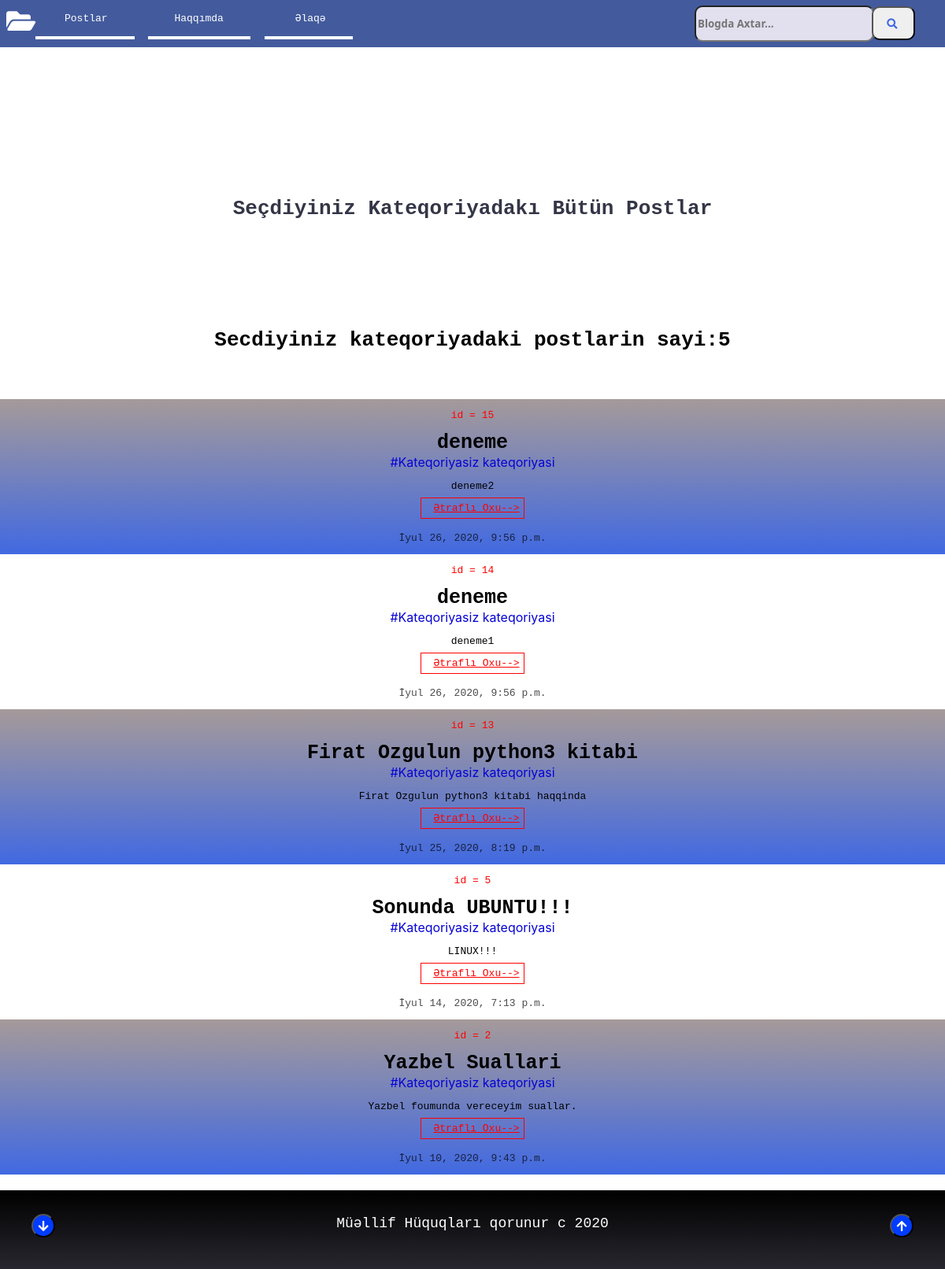
Screenshot of /kategoriya/Kateqoriyasiz with the database file from the repository.
### post/models.py (models this page shows, shortened)
class post(models.Model):
    baslik = models.CharField(max_length=40)
    kategori = models.CharField(max_length=30,default="Kateqoriyasiz")
    metin = RichTextField()
    aciklama = models.TextField()
    tarih = models.DateTimeField(default = simdi)
    resim = models.FileField(blank=True,null=True)
    class Meta:
        ordering=['-id']

### post/views.py (the view)
# urls.py: url(r'^kategoriya/(?P<kategori>\w+)$',kategoriya),
def kategoriya(request,kategori):
    kategorilipost = post.objects.filter(kategori=kategori)
    katsayi = len(kategorilipost)
    context = {
        'kategorilipost':kategorilipost,
        'katsayi':katsayi
    }
    return render(request,"kategori.html",context)

### templates/kategori.html (shortened to what this page needs)
<!DOCTYPE html>
<html lang="az">
<head>
</head>
<body>
    {% extends 'bos.html' %}
    {% block body %}
    <div class="suan" title="Seçdiyiniz Kateqoriyadakı Bütün Postlar">
        <h1 class="suan2">Seçdiyiniz Kateqoriyadakı Bütün Postlar</h1>
    </div>
    <div id="sayi">
        <h1>Secdiyiniz kateqoriyadaki postlarin sayi:{{katsayi}}</h1>
    </div>
    <div class="genel">
    {% for birkategorilipost in kategorilipost %}
    <div class="genel2" title="{{birkategorilipost.baslik}}">
        <div class="id" title="postun ID-si = {{birkategorilipost.id}}">
            <p>id = {{birkategorilipost.id}}</p>
        </div>
        <div class="baslik">
            <b><a href="postlar/detallar/{{birkategorilipost.id}}">{{birkategorilipost.baslik}}</a></b>
        </div>
        <div class="kateqoriya">
            <span class="katspan" title="#{{birkategorilipost.kategori}} kateqoriyasi"><a href="/kategoriya/{{birkategorilipost.kategori}}">#{{birkategorilipost.kategori}} kateqoriyasi</a></span>
        </div>
        <p>{{birkategorilipost.aciklama}}</p>
        <div class="aciklama">
            <a href="/detallar/{{birkategorilipost.id}}" title="Ətrafli Oxu" class="etrafli2">Ətraflı Oxu--></a>
        </div>
        <div class="tarih">
            <p class="tarih2" title="Postun atilma tarixi:{{birkategorilipost.tarih}}">{{birkategorilipost.tarih}}</p>
        </div>
    </div>
    {% endfor %}
</div>
<div> <i class="fas fa-folder-open" id="home"></i></div>
<button class="yukarigit"><a href="#top"><i class="fas fa-arrow-up"></i></a></button>
<button class="asagigit"><a href="#footer"><i class="fas fa-arrow-down"></i></a></button>
    {% endblock %}

### templates/bos.html (shortened to what this page needs)
{% load static %}
<!DOCTYPE html>
<html lang="az">
<head>
    <link rel="stylesheet" href="https://use.fontawesome.com/releases/v5.6.3/css/all.css">
</head>
<body>
<div class="menu">
    <ul>
        <li><a href="/" onclick="degisana()">Postlar</a></li>
        <li><a href="/hakkimda"  onclick="degishak()">Haqqımda</a></li>
        <li><a href="/iletisim"  onclick="degisilet()">Əlaqə</a></li>
    </ul>
    <form role="search" method="GET" action="" value="{{ request.GET.sorgu }}">
    <input type="text" placeholder="Blogda Axtar..." name="sorgu" id="inputalani">
    <button type="submit" id="axtar" title="Blogda Axtar"><i class="fas fa-search"></i></button>
    </form>
</div>
{% block body %}
{% endblock %}
<div class="footer" title="Müəllif Hüquqları qorunur" id="footer"><span class="footerspan">Müəllif Hüquqları qorunur c 2020</span></div>
</body>
</html>

### templates/bos.html (style rules this page uses)
#inputalani { position: absolute; top: 7px; right: 90px; border-radius: 10px; width: 220px; height: 40px; outline: none; background-color: rgb(226, 224, 238); font-family: 'Segoe UI', Tahoma, Geneva, Verdana, sans-serif; color: royalblue; font-weight: bolder; }
#axtar { position: absolute; top: 8px; right: 38px; height: 43px; width: 55px; border-radius: 10px; outline: none; color: royalblue; letter-spacing: 3px; font-family: 'Segoe UI', Tahoma, Geneva, Verdana, sans-serif; font-weight: bolder; }
.menu { background: rgba(21, 51, 133, 0.8); width: 100%; height: 60px; position: fixed; top: 0px; }
.menu ul li { list-style: none; display: inline-block; }
.menu ul li a { text-decoration: none; padding: 15px; padding-right: 34px; margin: 0px 5px; color: white; transition: all .5s ease-in-out; border-bottom: 4px solid white; }
#home { font-size: 33px; color: white; position: fixed; left: 8px; top: 10px; opacity: 1; }
body { padding: 0px; margin: 0px; font-family: monospace; margin-top: 100px; }
#sayi { width: 100%; height: 90px; text-align: center; color: black; background-color: white; }
.yukarigit { height: 30px; width: 30px; border-radius: 15px; background-color: rgb(0, 60, 255); position: fixed; right: 40px; bottom: 40px; outline: none; font-size: 15px; }
.yukarigit a { text-decoration: none; color: white; }
.asagigit { height: 30px; width: 30px; border-radius: 15px; background-color: rgb(0, 60, 255); position: fixed; left: 40px; bottom: 40px; outline: none; font-size: 15px; }
.asagigit a { text-decoration: none; color: white; }
.genel .genel2:nth-child(odd) { background:linear-gradient(rgb(165, 154, 154),royalblue); }
.suan2 { color: rgb(52, 54, 71); text-align: center; position: relative; top: 50px; }
.tarih2 { color: rgb(0, 0, 0); cursor: default; opacity: .7; }
.baslik a { text-decoration: none; color: black; font-size: 25px; }
.id { color: red; }
.genel .genel2 { display: flex; flex-direction: column; align-items: center; }
.suan { height: 200px; width: 100%; margin-top: 200px; }
.aciklama a { padding-left: 15px; text-decoration: underline; color: red; }
.footer { height: 100px; width: 100%; text-align: center; font-size: 18px; background:linear-gradient(black,rgb(40, 39, 47)) ; color:white; margin-top: 20px; }
.footerspan { position: relative; top: 32px; }
.kateqoriya { font-family:-apple-system, BlinkMacSystemFont, 'Segoe UI', Roboto, Oxygen, Ubuntu, Cantarell, 'Open Sans', 'Helvetica Neue', sans-serif; }
.katspan a { text-decoration: none; color: rgb(7, 3, 214); }
.etrafli2 { border: 1px solid red; padding: 5px; transition: all .6s ease-in-out; text-decoration: none; }
.aciklama { margin-bottom: 10px; }

### rows the page displays
post: id "15", baslik "deneme", kategori "Kateqoriyasiz", aciklama "deneme2", tarih "İyul 26, 2020, 9:56 p.m."
post: id "14", baslik "deneme", kategori "Kateqoriyasiz", aciklama "deneme1", tarih "İyul 26, 2020, 9:56 p.m."
post: id "13", baslik "Firat Ozgulun python3 kitabi", kategori "Kateqoriyasiz", aciklama "Firat Ozgulun python3 kitabi haqqinda", tarih "İyul 25, 2020, 8:19 p.m."
post: id "5", baslik "Sonunda UBUNTU!!!", kategori "Kateqoriyasiz", aciklama "LINUX!!!", tarih "İyul 14, 2020, 7:13 p.m."
post: id "2", baslik "Yazbel Suallari", kategori "Kateqoriyasiz", aciklama "Yazbel foumunda vereceyim suallar.", tarih "İyul 10, 2020, 9:43 p.m."

### other values shown
{{ katsayi }} "5"
